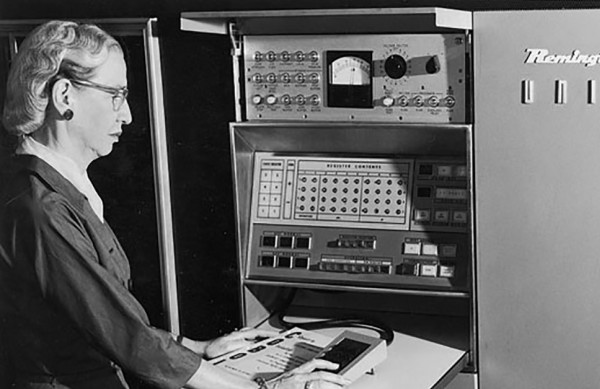
#> input picture assignment/code/grace_hopper.png, 600 x 389 px
$ python corners.py
#> lines starting #> are read from the running program, lines starting #| are printed output that depends on the picture
### assignment/code/common.py
import numpy as np
from matplotlib import pyplot as plt
from PIL import Image


def read_img(path, greyscale=True):
    img = Image.open(path)
    if greyscale:
        img = img.convert('L')
    else:
        img = img.convert('RGB')
    return np.array(img).astype(float)


def save_img(img, path):
    img = img - img.min()
    img = img / img.max()
    img = (img * 255).astype(np.uint8)
    img = Image.fromarray(img)
    img.save(path)
    print(path, "is saved!")


# [88 lines left out: functions find_maxima, visualize_scale_space, visualize_maxima, not called in this run]

### assignment/code/corners.py
import os

import numpy as np
import scipy.ndimage
import matplotlib.pyplot as plt
# Use scipy.ndimage.convolve() for convolution.
# Use zero padding (Set mode = 'constant'). Refer docs for further info.

from common import read_img, save_img


def corner_score(image, u=5, v=5, window_size=(5, 5)):
    """
    Given an input image, x_offset, y_offset, and window_size,
    return the function E(u,v) for window size W
    corner detector score for that pixel.
    Use zero-padding to handle window values outside of the image.

    Input- image: H x W
           u: a scalar for x offset
           v: a scalar for y offset
           window_size: a tuple for window size

    Output- results: a image of size H x W
    """
    shifted_image = np.roll(image, shift=(v, u), axis=(0, 1))

    squared_diff = (image - shifted_image) ** 2

    kernel = np.ones(window_size)

    output = scipy.ndimage.convolve(squared_diff, kernel, mode='constant', cval=0.0)
    return output


def harris_detector(image, window_size=(5, 5)):
    """
    Given an input image, calculate the Harris Detector score for all pixels
    You can use same-padding for intensity (or 0-padding for derivatives)
    to handle window values outside of the image.

    Input- image: H x W
    Output- results: a image of size H x W
    """
    # compute the derivatives
    Ix = scipy.ndimage.convolve(image, np.array([[-1, 0, 1]]), mode='constant')
    Iy = scipy.ndimage.convolve(image, np.array([[-1], [0], [1]]), mode='constant')

    Ixx = Ix * Ix
    Iyy = Iy * Iy
    Ixy = Ix * Iy

    window_kernel = np.ones(window_size)

    Sxx = scipy.ndimage.convolve(Ixx, window_kernel, mode='constant')
    Syy = scipy.ndimage.convolve(Iyy, window_kernel, mode='constant')
    Sxy = scipy.ndimage.convolve(Ixy, window_kernel, mode='constant')

    det_M = (Sxx * Syy) - (Sxy ** 2)
    trace_M = Sxx + Syy

    k = 0.05
    response = det_M - k * (trace_M ** 2)

    return response

def save_heatmap(R, filename):
    """
    Plots the response R as a heatmap and saves it.
    """
    plt.figure(figsize=(8, 6))
    plt.imshow(R, cmap='jet') # 'jet' or 'hot' are standard for heatmaps
    plt.colorbar(label='Harris Response Score')
    plt.title('Harris Corner Detector Heatmap')
    plt.axis('off')
    plt.savefig(filename)
    plt.close()


def main():
    img = read_img('./grace_hopper.png')
#> in read_img, img is the input picture: PIL image 600x389 L; min 0, max 255, mean 95.6

    # Feature Detection
    if not os.path.exists("./feature_detection"):
        os.makedirs("./feature_detection")

    # -- TODO Task 5: Corner Score --
    # (a): Complete corner_score()

    # (b)
    # Define offsets and window size and calulcate corner score
    W = (5, 5)

    # score = corner_score(img, u, v, W)
    # save_img(score, "./feature_detection/corner_score.png")

    # Computing the corner scores for various u, v values.
    score = corner_score(img, 0, 5, W)
    save_img(score, "./feature_detection/corner_score05.png")

    score = corner_score(img, 0, -5, W)
    save_img(score, "./feature_detection/corner_score0-5.png")

    score = corner_score(img, 5, 0, W)
    save_img(score, "./feature_detection/corner_score50.png")

    score = corner_score(img, -5, 0, W)
#> call 4 of corner_score, with u = -5, v = 0, window_size = (5, 5)
#> in corner_score (call 4), `shifted_image = np.roll(image, shift=(v, u), axis=(0, 1))`:
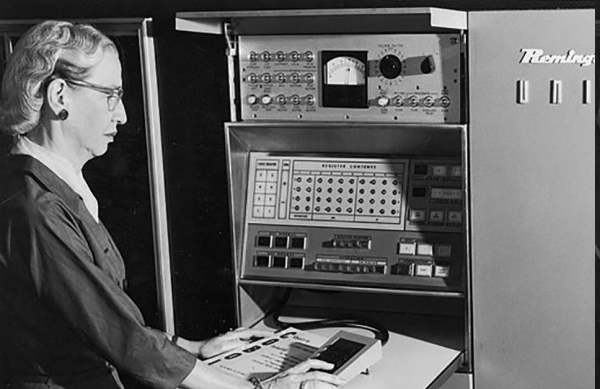
#> shifted_image: shape (389, 600) float64; min 0, max 255, mean 95.6
#> in corner_score (call 4), `output = scipy.ndimage.convolve(squared_diff, kernel, mode='constant',..`:
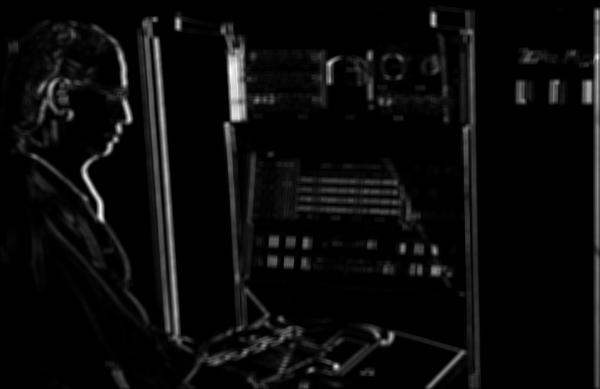
#> output: shape (389, 600) float64; min 0, max 1000371, mean 45513.1; drawn with min black and max white
    save_img(score, "./feature_detection/corner_score-50.png")

    # (c): No Code

    # -- TODO Task 6: Harris Corner Detector --
    # (a): Complete harris_detector()

    # (b)
    if not os.path.exists("./harris_corner"):
        os.makedirs("./harris_corner")

    harris_response = harris_detector(img)
#> in harris_detector, `Sxy = scipy.ndimage.convolve(Ixy, window_kernel, mode='constant')`:
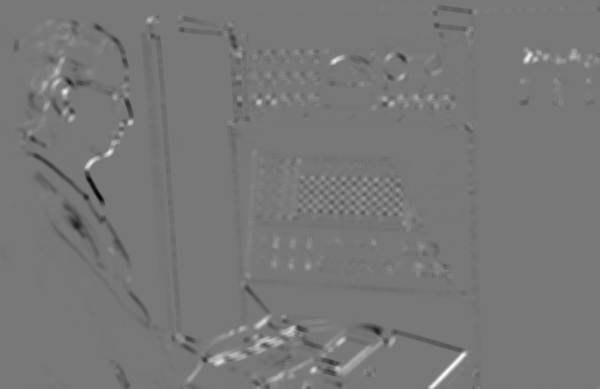
#> Sxy: shape (389, 600) float64; min -270365, max 302775, mean -628.4; drawn with min black and max white
#> in harris_detector, `det_M = (Sxx * Syy) - (Sxy ** 2)`:
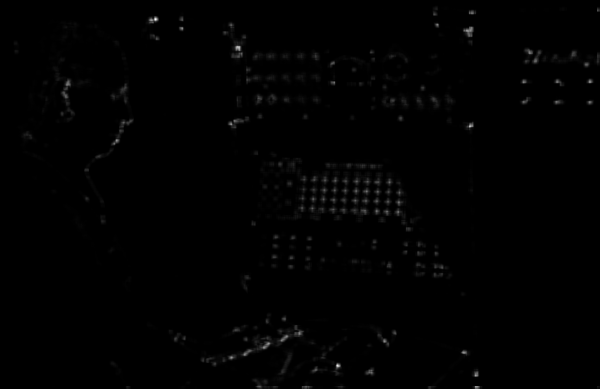
#> det_M: shape (389, 600) float64; min 0, max 9.37e+10, mean 583989224.1; drawn with min black and max white
#> in harris_detector, `trace_M = Sxx + Syy`:
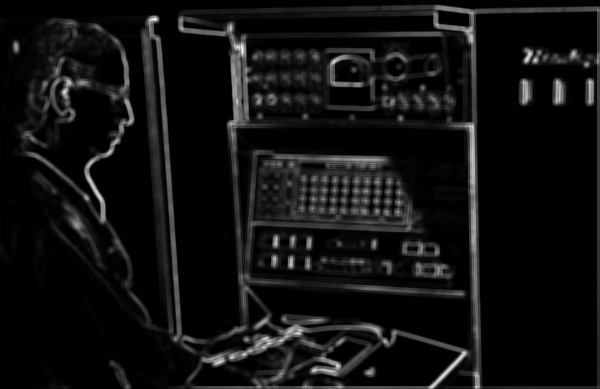
#> trace_M: shape (389, 600) float64; min 2, max 676494, mean 46151.5; drawn with min black and max white
#> in harris_detector, `response = det_M - k * (trace_M ** 2)`:
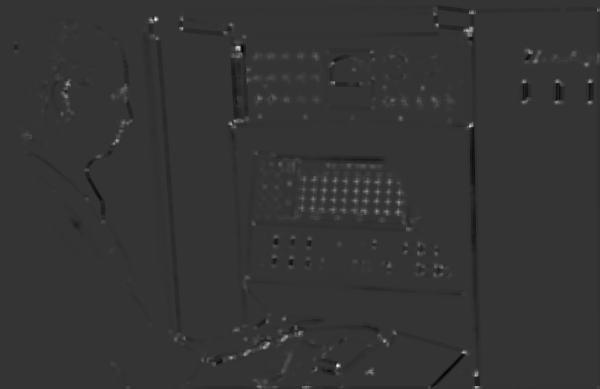
#> response: shape (389, 600) float64; min -1.84e+10, max 7.14e+10, mean 129824065.6; drawn with min black and max white

    # Pass the full path to the save function
    save_heatmap(harris_response, "./harris_corner/q6_heatmap.png")
#> in save_heatmap, `plt.savefig(filename)`:
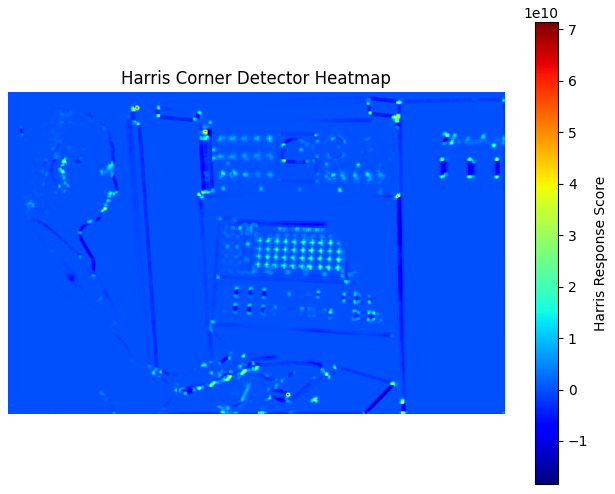
#> figure drawn by matplotlib, 2 panels
    print(f"./harris_corner/q6_heatmap.png is saved!")

if __name__ == "__main__":
    main()

$ run again, with assignment/code/cells/001cell.png copied over assignment/code/grace_hopper.png
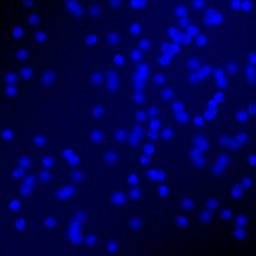
#> input picture assignment/code/cells/001cell.png, 256 x 256 px
#> in read_img, img is the input picture: PIL image 256x256 RGB; mean R, G, B 0.4, 0.5, 77.8
#> in harris_detector, `response = det_M - k * (trace_M ** 2)`:
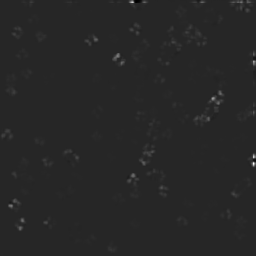
#> response: shape (256, 256) float64; min -848718.5, max 4825652, mean 22023; drawn with min black and max white
#> in save_heatmap, `plt.savefig(filename)`:
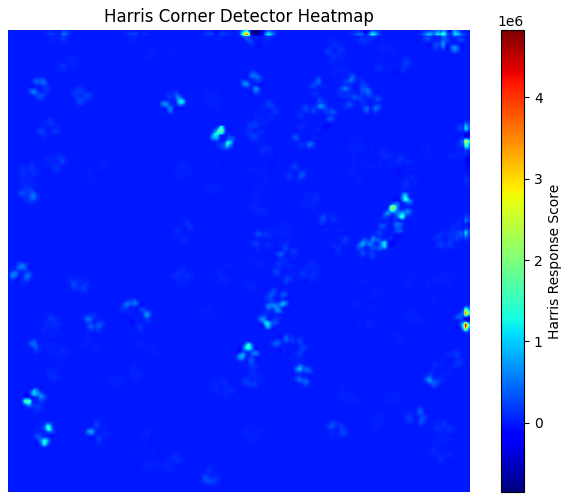
#> figure drawn by matplotlib, 2 panels
